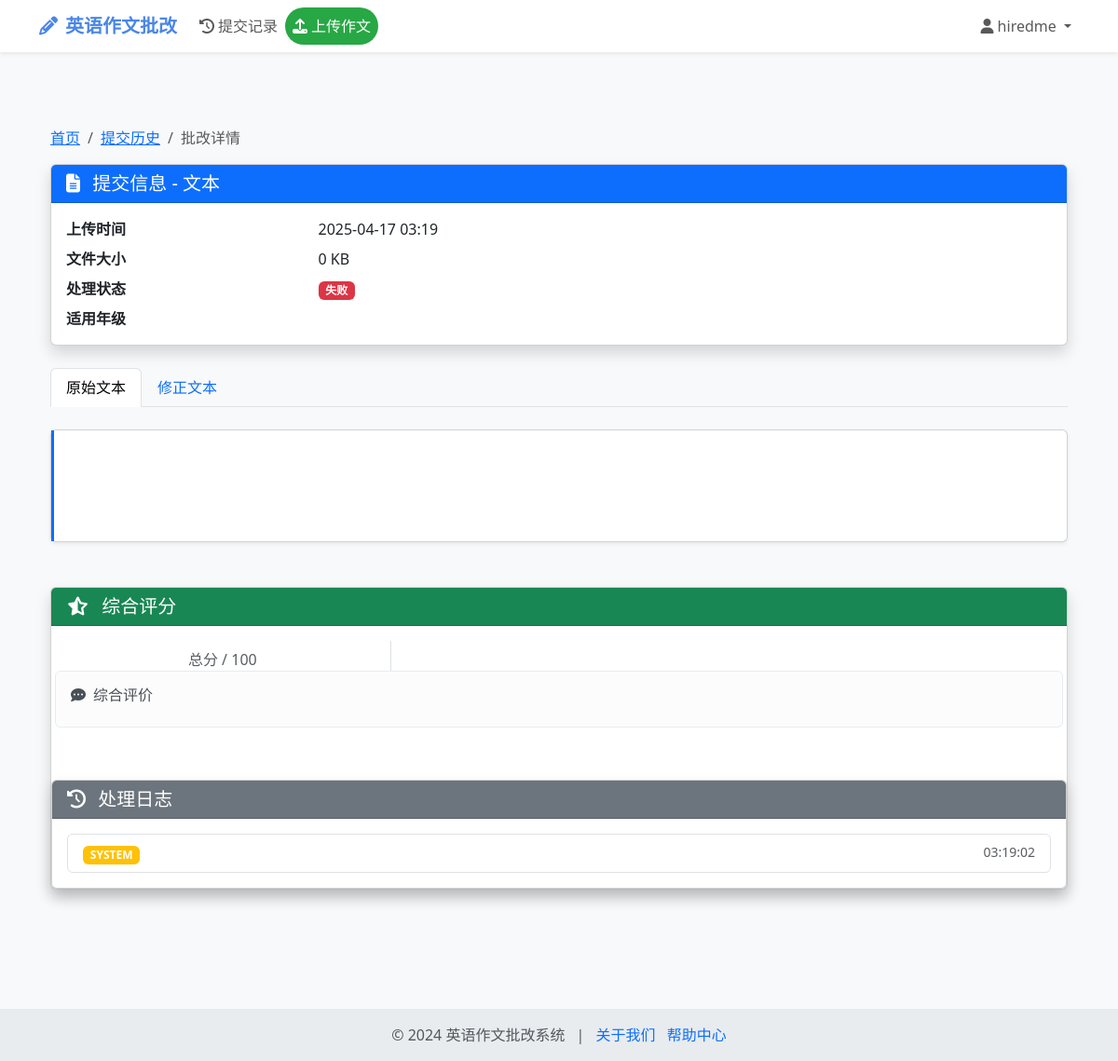
Page /Ework/submission/1/ (signed in) on the committed database.
### Ework/models.py (models this page shows)
class User(AbstractUser):
    email = models.EmailField('邮箱', blank=True)
    created_at = models.DateTimeField('创建时间', default=timezone.now)
    class Meta:
        db_table = 'users'
        indexes = [
            models.Index(fields=['username']),
        ]

class Submission(models.Model):
    FILE_TYPE_CHOICES = (
        ('image', '图片'),
        ('doc', '文档'),
        ('txt', '文本')
    )
    STATUS_CHOICES = (
        ('pending', '待处理'),
        ('processing', '处理中'),
        ('completed', '已完成'),
        ('failed', '失败')
    )
    user = models.ForeignKey(User, on_delete=models.CASCADE, verbose_name='用户')
    file_type = models.CharField('文件类型', max_length=5, choices=FILE_TYPE_CHOICES)
    original_file = models.FileField('原始文件', upload_to='submissions/%Y/%m/%d/')
    file_size = models.IntegerField('文件大小(KB)')
    upload_time = models.DateTimeField('上传时间', auto_now_add=True)
    ocr_used = models.BooleanField('OCR处理', default=False)
    status = models.CharField(
        '处理状态',
        max_length=20,  # 统一长度
        choices=STATUS_CHOICES,
        default='pending',
        db_index=True  # 添加索引
    )
    class Meta:
        db_table = 'submissions'
        indexes = [
            models.Index(fields=['user', 'upload_time']),
        ]

class SystemLog(models.Model):
    LOG_TYPES = (
        ('OCR', 'OCR处理'),
        ('AI', 'AI分析'),
        ('SYSTEM', '系统日志'),
    )
    log_type = models.CharField(
        '日志类型',
        max_length=20,  # 注意：长度需足够包含最长选项（如'SYSTEM'）
        choices=LOG_TYPES,
        db_index=True
    )
    submission = models.ForeignKey(
        Submission,
        on_delete=models.SET_NULL,
        null=True,
        blank=True
    )
    message = models.TextField('日志内容')  # 正确字段名应为 message
    created_at = models.DateTimeField(
        '创建时间',
        auto_now_add=True,
        db_index=True
    )
    class Meta:
        db_table = 'system_logs'

### Ework/views.py (the view, shortened to what this page needs)
@login_required
def submission_detail(request, submission_id):
    submission = get_object_or_404(Submission, pk=submission_id, user=request.user)
    essay = Essay.objects.filter(submission=submission).first()
    score = Score.objects.filter(essay=essay).first() if essay else None
    corrections = Correction.objects.filter(essay=essay) if essay else []
    logs = SystemLog.objects.filter(submission=submission)
    score_data = []
    context = {
        "submission": submission,
        "essay": essay,
        "score": score,
        "score_data": score_data,  # 添加构造好的数据结构
        "corrections": corrections,
        "logs": logs,
    }
    return render(request, "submission_detail.html", context)

### Ework/templates/submission_detail.html (shortened to what this page needs)
{% extends "base.html" %}
{% load static %}
{% block content %}
<div class="container py-5">
    <nav aria-label="breadcrumb">
        <ol class="breadcrumb">
            <li class="breadcrumb-item"><a href="{% url 'index' %}">首页</a></li>
            <li class="breadcrumb-item"><a href="{% url 'submission_history' %}">提交历史</a></li>
            <li class="breadcrumb-item active" aria-current="page">批改详情</li>
        </ol>
    </nav>
    <div class="card shadow mb-4">
        <div class="card-header bg-primary text-white">
            <h5 class="card-title mb-0">
                <i class="fas fa-file-alt me-2"></i>
                提交信息 - {{ submission.get_file_type_display }}
            </h5>
        </div>
        <div class="card-body">
            <dl class="row mb-0">
                <dt class="col-sm-3">上传时间</dt>
                <dd class="col-sm-9">{{ submission.upload_time|date:"Y-m-d H:i" }}</dd>
                <dt class="col-sm-3">文件大小</dt>
                <dd class="col-sm-9">{{ submission.file_size }} KB</dd>
                <dt class="col-sm-3">处理状态</dt>
                <dd class="col-sm-9">
                    <span
                        class="badge bg-{% if submission.status == 'completed' %}success{% elif submission.status == 'failed' %}danger{% else %}warning{% endif %}">
                        {{ submission.get_status_display }}
                    </span>
                </dd>
                <dt class="col-sm-3">适用年级</dt>
                <dd class="col-sm-9">{{ essay.language_level }}</dd>
            </dl>
        </div>
    </div>
    <nav class="mb-4">
        <div class="nav nav-tabs" id="text-tab" role="tablist">
            <button class="nav-link active" data-bs-toggle="tab" data-bs-target="#original-text" type="button">
                原始文本
            </button>
            <button class="nav-link" data-bs-toggle="tab" data-bs-target="#processed-text" type="button">
                修正文本
            </button>
        </div>
    </nav>
    <div class="tab-content mb-5">
        <div class="tab-pane fade show active" id="original-text">
            <div class="card shadow-sm">
                <div class="card-body text-preview">
                </div>
            </div>
        </div>
    </div>
    <div class="card shadow mb-5">
        <div class="card-header bg-success text-white">
            <h5 class="card-title mb-0">
                <i class="fas fa-star-half-alt me-2"></i>
                综合评分
            </h5>
        </div>
        <div class="card-body">
            <div class="row mb-4">
                <div class="col-md-4 text-center border-end">
                    <p class="text-muted mb-0">总分 / 100</p>
                </div>
                <div class="col-md-8">
                </div>
                <div class="alert alert-light">
                    <h6><i class="fas fa-comment-dots me-2"></i>综合评价</h6>
                </div>
            </div>
        </div>
        <div class="card shadow">
            <div class="card-header bg-secondary text-white">
                <h5 class="card-title mb-0">
                    <i class="fas fa-history me-2"></i>
                    处理日志
                </h5>
            </div>
            <div class="card-body">
                <div class="list-group">
                    {% for log in logs %}
                    <div class="list-group-item">
                        <div class="d-flex justify-content-between">
                            <div>
                                <span
                                    class="badge bg-{% if log.log_type == 'API' %}info{% elif log.log_type == 'SYSTEM' %}warning{% else %}light text-dark{% endif %}">
                                    {{ log.log_type }}
                                </span>
                            </div>
                            <small class="text-muted">
                                {{ log.created_at|date:"H:i:s" }}
                            </small>
                        </div>
                    </div>
                    {% empty %}
                    <div class="text-center text-muted py-3">
                        没有相关日志记录
                    </div>
                    {% endfor %}
                </div>
            </div>
        </div>
    </div>
    {% endblock %}

### Ework/templates/base.html (shortened to what this page needs)
<!DOCTYPE html>
<html lang="zh-cn">
<head>
    <link href="https://cdn.bootcdn.net/ajax/libs/bootstrap/5.3.3/css/bootstrap.min.css" rel="stylesheet">
    <link rel="stylesheet" href="https://cdnjs.cloudflare.com/ajax/libs/font-awesome/6.4.0/css/all.min.css">
</head>
<body>
    <nav class="navbar navbar-expand-lg navbar-light bg-white shadow-sm">
        <div class="container">
            <a class="navbar-brand" href="{% url 'index' %}">
                <i class="fas fa-pencil-alt me-2"></i>英语作文批改
            </a>
            <div class="collapse navbar-collapse" id="navbarNav">
                <ul class="navbar-nav me-auto">
                    <li class="nav-item">
                        <a class="nav-link" href="{% url 'submission_history' %}">
                            <i class="fas fa-history me-1"></i>提交记录
                        </a>
                    </li>
                    <li class="nav-item">
                        <a class="nav-link upload-btn" href="{% url 'upload' %}">
                            <i class="fas fa-upload me-1"></i>上传作文
                        </a>
                    </li>
                </ul>
                <ul class="navbar-nav">
                    {% if user.is_authenticated %}
                    <li class="nav-item dropdown">
                        <a class="nav-link dropdown-toggle" href="#" role="button" data-bs-toggle="dropdown">
                            <i class="fas fa-user me-1"></i>{{ user.username }}
                        </a>
                    </li>
                    {% else %}
                    <li class="nav-item">
                        <a class="nav-link" href="{% url 'login' %}">登录/注册</a>
                    </li>
                    {% endif %}
                </ul>
            </div>
        </div>
    </nav>
    <main class="main-content">
        <div class="container">
            {% block content %}{% endblock %}
        </div>
    </main>
    <footer>
        <div class="container text-center text-muted">
            <p class="mb-0">
                © 2024 英语作文批改系统
                <span class="mx-2">|</span>
                <a href="#" class="text-decoration-none me-2">关于我们</a>
                <a href="#" class="text-decoration-none">帮助中心</a>
            </p>
        </div>
    </footer>
</body>
</html>

### Ework/templates/base.html (style rules this page uses)
:root { --primary-color: #4a86e8; --secondary-color: #6c757d; }
body { background-color: #f8f9fa; min-height: 100vh; display: flex; flex-direction: column; }
.main-content { flex: 1; padding: 2rem 0; }
.navbar-brand { font-weight: 600; color: var(--primary-color) !important; }
.upload-btn { background-color: #28a745; color: white !important; border-radius: 20px; padding: 0.5rem 1.5rem; }
footer { background-color: #e9ecef; padding: 1rem 0; margin-top: auto; }

### Ework/templates/submission_detail.html (style rules this page uses)
.text-preview { white-space: pre-wrap; line-height: 1.8; border-left: 3px solid #0d6efd; padding-left: 1rem; }

### rows in the picture
User: username "hiredme"
Submission: file_type "文本", upload_time "2025-04-17 03:19", file_size "0", status "失败"
SystemLog: log_type "SYSTEM", created_at "03:19:02"
